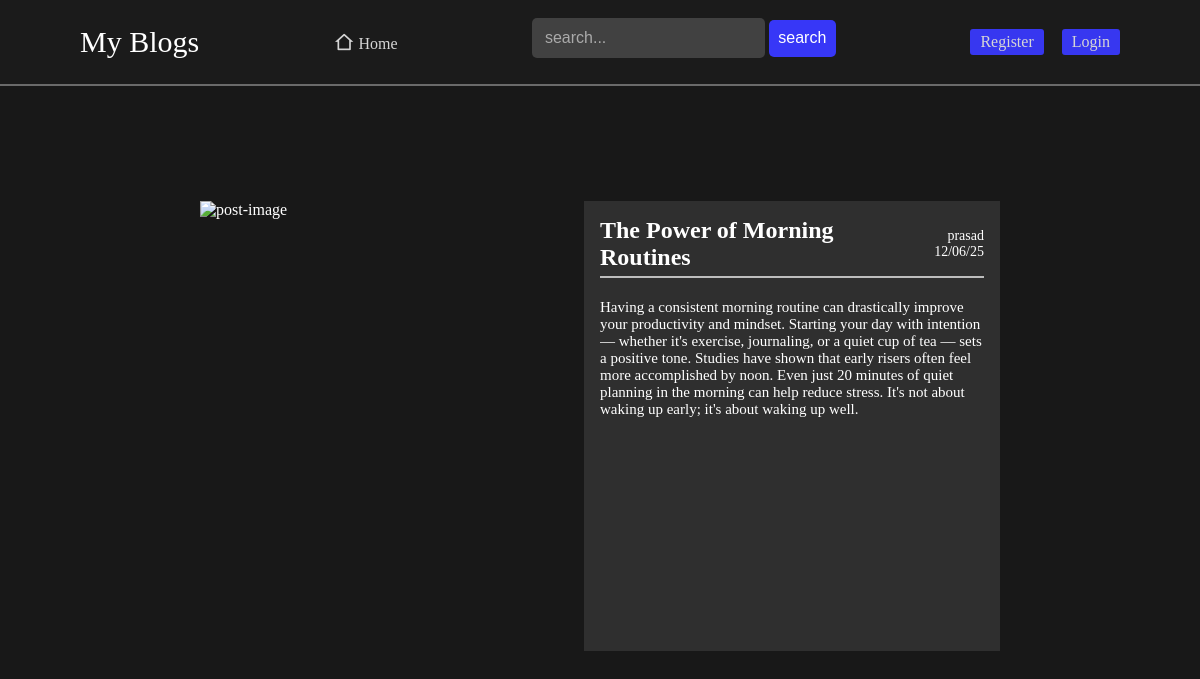
Screenshot of /view.php?id=6 with the database file from the repository.
### tables this page shows
CREATE TABLE `posts` (
  `id` int(10) NOT NULL,
  `title` varchar(100) NOT NULL,
  `content` varchar(500) NOT NULL,
  `created_at` datetime NOT NULL DEFAULT current_timestamp(),
  `user_id` int(25) DEFAULT NULL
);

CREATE TABLE `users` (
  `id` int(10) NOT NULL,
  `username` varchar(30) NOT NULL,
  `password` varchar(255) NOT NULL,
  `role` varchar(10) NOT NULL DEFAULT 'user'
);

### backend/utilities.php (called while the page is built, shortened)
<?php
    function getPosts($query,$conn,$bindValues=[]){
        $stmt = $conn->prepare($query);
          foreach ($bindValues as $key => $value) {
            if (is_int($value)) {
                $stmt->bindValue($key, $value, PDO::PARAM_INT);
            } elseif (is_bool($value)) {
                $stmt->bindValue($key, $value, PDO::PARAM_BOOL);
            } elseif (is_null($value)) {
                $stmt->bindValue($key, $value, PDO::PARAM_NULL);
            } else {
                $stmt->bindValue($key, $value, PDO::PARAM_STR);
            }
        }
        $stmt->execute();
        return $stmt->fetchAll(PDO::FETCH_ASSOC);
    }
?>

### view.php (the view, shortened to what this page needs)
<?php
require_once('backend/dbConnection.php');
require_once('backend/utilities.php');
$post_id=((int) $_GET['id']);
$query = 'SELECT p.title,p.content,p.created_at,u.username from posts p join users u on p.user_id = u.id WHERE p.id = :postid';
$bindvalues = [":postid" => $post_id];
$post = getPosts($query, $conn, $bindvalues);
$date = explode(' ', $post[0]['created_at'])[0];
$dateObj = DateTime::createFromFormat('Y-m-d', $date);
$formated_Date = $dateObj->format('d/m/y');
?>
<!DOCTYPE html>
<html lang="en">
<head>
    <link rel="stylesheet" href="styles/style.css">
</head>
<body>
    <?php include("nav.php");?>
<div class="main-container flex-box content-center">
    <?php
        if($post[0]){ ?>
           <div class="post-box flex-box flex-row ">
                <div class="img-box" >
                    <img src="https://media.istockphoto.com/id/1147544807/vector/thumbnail-image-vector-graphic.jpg?s=612x612&w=0&k=20&c=rnCKVbdxqkjlcs3xH87-9gocETqpspHFXu5dIGB4wuM=" alt="post-image">
                </div>
                    <div class="content-box flex-box flex-col">
                    <div class="title-box flex-box flex-row content-center">
                        <div class="title">
                            <h2><?php echo $post[0]['title'] ?></h2>
                        </div>
                        <div class="post-details">
                            <p><?php echo $post[0]['username'] ?></p>
                            <p><?php echo $formated_Date ?></p>
                        </div>
                    </div>
                    <div class="content">
                        <p><?php echo $post[0]['content'] ?></p>
                    </div>
                </div>
            </div>
    <?php } else {
            echo "<h2>Post not found</h2>";
        }?>
</div>
</body>
</html>

### styles/style.css (style rules this page uses)
:root { --logo-font :"Edwardian Script ITC"; --color-primary:rgba(2, 48, 232, 0.99); --black:rgb(24, 24, 24); }
* { margin: 0; padding: 0; box-sizing: border-box; }
body { width:100%; height: 100%; min-width: 100vw; min-height: 100vh; background-color: var(--black); font-family: "poppins"; position: relative; overflow-x: hidden; color: white; }
.flex-box { display: flex; }
.flex-row { flex-direction: row; }
.flex-col { flex-direction: column; }
.content-center { justify-content: center; align-items: center; }
.main-container { min-height: 85vh; }
.post-box { height: 450px; max-width: 800px; }
.img-box { width: 100%; flex: 1; display: flex; }
.content-box { flex: 1; padding:1rem; background-color: rgba(49, 49, 49, 0.932); }
.title-box { padding-bottom: .3rem; margin-bottom: .8rem; border-bottom: 2px solid rgb(189, 189, 189); }
.title { width:100%; }
.content { padding: .5rem 0rem; height: 100%; overflow-y: auto; overflow-x: hidden; font-size: 15px; }
.post-details { width: 100px; text-align: right; font-size: 14px; }
.img-box img { height: 100%; width: 100%; }

### rows the page displays
posts: title "The Power of Morning Routines", user.username "prasad", created_at "12/06/25", content "Having a consistent morning routine can drastically improve your productivity and mindset. Starting your day with intention — whether it's exercise, journaling, or a quiet cup of tea — sets a positive tone. Studies have shown that early risers often feel more accomplished by noon. Even just 20 minutes of quiet planning in the morning can help reduce stress. It's not about waking up early; it's about waking up well."
